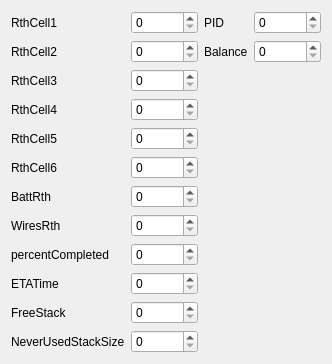
      <widget class="QWidget" name="tab_4">
       <attribute name="title">
        <string>Extra Readings</string>
       </attribute>
       <layout class="QGridLayout" name="gridLayout_4">
        <item row="4" column="1">
         <widget class="QSpinBox" name="RthCell5">
          <property name="maximum">
           <number>999999999</number>
          </property>
         </widget>
        </item>
        <item row="0" column="2">
         <widget class="QLabel" name="label_91">
          <property name="text">
           <string>PID</string>
          </property>
         </widget>
        </item>
        <item row="3" column="1">
         <widget class="QSpinBox" name="RthCell4">
          <property name="maximum">
           <number>999999999</number>
          </property>
         </widget>
        </item>
        <item row="0" column="1">
         <widget class="QSpinBox" name="RthCell1">
          <property name="maximum">
           <number>999999999</number>
          </property>
         </widget>
        </item>
        <item row="1" column="0">
         <widget class="QLabel" name="label_81">
          <property name="text">
           <string>RthCell2</string>
          </property>
         </widget>
        </item>
        <item row="9" column="0">
         <widget class="QLabel" name="label_88">
          <property name="text">
           <string>ETATime</string>
          </property>
         </widget>
        </item>
        <item row="0" column="0">
         <widget class="QLabel" name="label_79">
          <property name="text">
           <string>RthCell1</string>
          </property>
         </widget>
        </item>
        <item row="1" column="2">
         <widget class="QLabel" name="label_92">
          <property name="text">
           <string>Balance</string>
          </property>
         </widget>
        </item>
        <item row="1" column="1">
         <widget class="QSpinBox" name="RthCell2">
          <property name="maximum">
           <number>999999999</number>
          </property>
         </widget>
        </item>
        <item row="3" column="0">
         <widget class="QLabel" name="label_82">
          <property name="text">
           <string>RthCell4</string>
          </property>
         </widget>
        </item>
        <item row="8" column="0">
         <widget class="QLabel" name="label_87">
          <property name="text">
           <string>percentCompleted</string>
          </property>
         </widget>
        </item>
        <item row="9" column="1">
         <widget class="QSpinBox" name="ETATime">
          <property name="maximum">
           <number>999999999</number>
          </property>
         </widget>
        </item>
        <item row="10" column="0">
         <widget class="QLabel" name="label_89">
          <property name="text">
           <string>FreeStack</string>
          </property>
         </widget>
        </item>
        <item row="4" column="0">
         <widget class="QLabel" name="label_83">
          <property name="text">
           <string>RthCell5</string>
          </property>
         </widget>
        </item>
        <item row="11" column="1">
         <widget class="QSpinBox" name="NeverUsedStackSize">
          <property name="maximum">
           <number>999999999</number>
          </property>
         </widget>
        </item>
        <item row="8" column="1">
         <widget class="QSpinBox" name="percentCompleted">
          <property name="maximum">
           <number>999999999</number>
          </property>
         </widget>
        </item>
        <item row="5" column="0">
         <widget class="QLabel" name="label_84">
          <property name="text">
           <string>RthCell6</string>
          </property>
         </widget>
        </item>
        <item row="5" column="1">
         <widget class="QSpinBox" name="RthCell6">
          <property name="maximum">
           <number>999999999</number>
          </property>
         </widget>
        </item>
        <item row="11" column="0">
         <widget class="QLabel" name="label_90">
          <property name="text">
           <string>NeverUsedStackSize</string>
          </property>
         </widget>
        </item>
        <item row="6" column="1">
         <widget class="QSpinBox" name="BattRth">
          <property name="maximum">
           <number>999999999</number>
          </property>
         </widget>
        </item>
        <item row="7" column="1">
         <widget class="QSpinBox" name="WiresRth">
          <property name="maximum">
           <number>999999999</number>
          </property>
         </widget>
        </item>
        <item row="6" column="0">
         <widget class="QLabel" name="label_85">
          <property name="text">
           <string>BattRth</string>
          </property>
         </widget>
        </item>
        <item row="7" column="0">
         <widget class="QLabel" name="label_86">
          <property name="text">
           <string>WiresRth</string>
          </property>
         </widget>
        </item>
        <item row="2" column="0">
         <widget class="QLabel" name="label_80">
          <property name="text">
           <string>RthCell3</string>
          </property>
         </widget>
        </item>
        <item row="2" column="1">
         <widget class="QSpinBox" name="RthCell3">
          <property name="maximum">
           <number>999999999</number>
          </property>
         </widget>
        </item>
        <item row="10" column="1">
         <widget class="QSpinBox" name="FreeStack">
          <property name="maximum">
           <number>999999999</number>
          </property>
         </widget>
        </item>
        <item row="0" column="3">
         <widget class="QSpinBox" name="PID">
          <property name="maximum">
           <number>999999999</number>
          </property>
         </widget>
        </item>
        <item row="1" column="3">
         <widget class="QSpinBox" name="Balance">
          <property name="maximum">
           <number>999999999</number>
          </property>
         </widget>
        </item>
       </layout>
      </widget>
